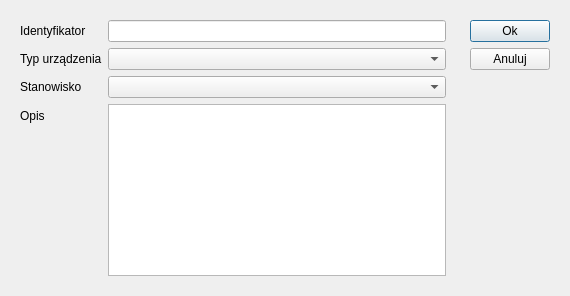
<?xml version="1.0" encoding="UTF-8"?>
<ui version="4.0">
 <class>AddEditDeviceForm</class>
 <widget class="QDialog" name="AddEditDeviceForm">
  <property name="geometry">
   <rect>
    <x>0</x>
    <y>0</y>
    <width>570</width>
    <height>296</height>
   </rect>
  </property>
  <property name="windowTitle">
   <string>Dodaj/edytuj urządzenie</string>
  </property>
  <property name="modal">
   <bool>true</bool>
  </property>
  <layout class="QHBoxLayout" name="horizontalLayout">
   <item>
    <widget class="QWidget" name="widget" native="true">
     <layout class="QFormLayout" name="formLayout">
      <item row="0" column="0">
       <widget class="QLabel" name="label">
        <property name="text">
         <string>Identyfikator</string>
        </property>
       </widget>
      </item>
      <item row="0" column="1">
       <widget class="QLineEdit" name="idEdit"/>
      </item>
      <item row="1" column="0">
       <widget class="QLabel" name="label_2">
        <property name="text">
         <string>Typ urządzenia</string>
        </property>
       </widget>
      </item>
      <item row="1" column="1">
       <widget class="QComboBox" name="typeBox"/>
      </item>
      <item row="2" column="0">
       <widget class="QLabel" name="label_3">
        <property name="text">
         <string>Stanowisko</string>
        </property>
       </widget>
      </item>
      <item row="2" column="1">
       <widget class="QComboBox" name="locationBox"/>
      </item>
      <item row="3" column="0">
       <widget class="QLabel" name="label_4">
        <property name="text">
         <string>Opis</string>
        </property>
       </widget>
      </item>
      <item row="3" column="1">
       <widget class="QPlainTextEdit" name="descriptionEdit"/>
      </item>
     </layout>
    </widget>
   </item>
   <item>
    <widget class="QWidget" name="widget_2" native="true">
     <layout class="QVBoxLayout" name="verticalLayout">
      <item>
       <widget class="QPushButton" name="okButton">
        <property name="text">
         <string>Ok</string>
        </property>
       </widget>
      </item>
      <item>
       <widget class="QPushButton" name="cancelButton">
        <property name="text">
         <string>Anuluj</string>
        </property>
       </widget>
      </item>
      <item>
       <spacer name="verticalSpacer">
        <property name="orientation">
         <enum>Qt::Vertical</enum>
        </property>
        <property name="sizeHint" stdset="0">
         <size>
          <width>20</width>
          <height>201</height>
         </size>
        </property>
       </spacer>
      </item>
     </layout>
    </widget>
   </item>
  </layout>
 </widget>
 <resources/>
 <connections/>
</ui>
